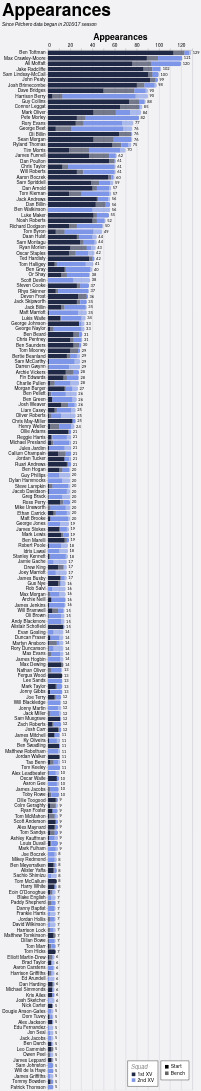

Describe this chart as a Vega-Lite specification.
### Vega-Lite specification from a JSON file in a GitHub repository (floating-point values rounded to 4 significant figures; data arrays with more than 128 entries replaced by an {"elided": "..."} marker saying what was removed)
{"config": {"axis": {"labelFont": "PT Sans Narrow, Helvetica Neue, Helvetica, Arial, sans-serif", "titleFont": "PT Sans Narrow, Helvetica Neue, Helvetica, Arial, sans-serif", "labelFontSize": 13, "titleFontSize": 24, "gridColor": "#202947", "gridOpacity": 0.2, "zindex": 1}, "text": {"font": "Lato, sans-serif"}, "bar": {"cornerRadiusEnd": 5}, "header": {"labelFont": "PT Sans Narrow, Helvetica Neue, Helvetica, Arial, sans-serif", "titleFont": "PT Sans Narrow, Helvetica Neue, Helvetica, Arial, sans-serif", "labelFontSize": 24, "titleFontSize": 28, "labelFontWeight": "bold", "orient": "left"}, "legend": {"labelFont": "PT Sans Narrow, Helvetica Neue, Helvetica, Arial, sans-serif", "titleFont": "PT Sans Narrow, Helvetica Neue, Helvetica, Arial, sans-serif", "labelFontSize": 14, "titleFontSize": 16, "titlePadding": 5, "fillColor": "white", "strokeColor": "black", "padding": 10, "titleFontWeight": "lighter", "titleFontStyle": "italic", "titleColor": "gray", "offset": 10}, "title": {"font": "PT Sans Narrow, Helvetica Neue, Helvetica, Arial, sans-serif", "fontSize": 48, "fontWeight": "bold", "anchor": "start", "align": "center", "titlePadding": 20, "subtitlePadding": 10, "subtitleFontSize": 13, "subtitleColor": "", "subtitleFontStyle": "italic", "offset": 15, "color": "black"}, "axisX": {"labelAngle": 0}, "facet": {"title": null, "header": null, "align": {"row": "each", "column": "each"}}, "resolve": {"scale": {"y": "independent", "facet": "independent"}}, "background": "#f2f1f4", "scale": {"offsetBandPaddingOuter": 0.2, "offsetBandPaddingInner": 0.1}}, "layer": [{"mark": {"type": "bar"}, "encoding": {"color": {"field": "squad", "legend": {"direction": "vertical", "labelExpr": "datum.value + ' XV'", "orient": "bottom-right", "title": "Squad"}, "scale": {"domain": ["1st", "2nd"], "range": ["#202946", "#7d96e8"]}, "sort": ["1st", "2nd"], "type": "nominal"}, "opacity": {"field": "start", "legend": {"direction": "vertical", "orient": "bottom-right", "title": null}, "scale": {"domain": ["Start", "Bench"], "range": [1.0, 0.6]}, "sort": ["Start", "Bench"], "type": "nominal"}, "order": {"field": "stack_order", "sort": "ascending", "type": "quantitative"}, "tooltip": [{"field": "player", "title": "Player", "type": "nominal"}, {"field": "squad", "title": "Squad", "type": "nominal"}, {"field": "start", "title": "Selection", "type": "nominal"}, {"aggregate": "sum", "field": "games", "title": "Games", "type": "quantitative"}, {"aggregate": "max", "field": "player_total", "title": "Total", "type": "quantitative"}], "x": {"aggregate": "sum", "axis": {"orient": "top", "title": "Appearances"}, "field": "games", "type": "quantitative"}, "y": {"field": "player", "sort": {"field": "player_total", "op": "max", "order": "descending"}, "title": null, "type": "nominal"}}}, {"mark": {"type": "text", "align": "left", "baseline": "middle", "color": "black", "dx": 4, "fontSize": 11}, "encoding": {"text": {"field": "total_games", "format": ".0f", "type": "quantitative"}, "x": {"axis": {"orient": "top", "title": "Appearances"}, "field": "total_games", "type": "quantitative"}, "y": {"field": "player", "sort": {"field": "player_total", "op": "max", "order": "descending"}, "title": null, "type": "nominal"}}, "transform": [{"aggregate": [{"op": "sum", "field": "games", "as": "total_games"}, {"op": "max", "field": "player_total", "as": "player_total"}], "groupby": ["player"]}]}], "data": {"name": "data-f5b70be476d4c9c22690cc6b33b657a1"}, "height": {"step": 15}, "params": [{"name": "seasonParam", "value": []}, {"name": "gameTypesParam", "value": []}, {"name": "squadParam", "value": "All"}, {"name": "positionsParam", "value": []}, {"name": "minAppsParam", "value": 5}], "title": {"text": "Appearances", "subtitle": "Since Pitchero data began in 2016/17 season"}, "transform": [{"filter": "length(seasonParam) === 0 || indexof(seasonParam, datum.season) >= 0"}, {"filter": "length(gameTypesParam) === 0 || indexof(gameTypesParam, datum.game_type) >= 0"}, {"filter": "squadParam === \"All\" || datum.squad === squadParam"}, {"filter": "length(positionsParam) === 0 || indexof(positionsParam, datum.position) >= 0"}, {"joinaggregate": [{"op": "sum", "field": "games", "as": "player_total"}], "groupby": ["player"]}, {"filter": "datum.player_total >= minAppsParam"}], "width": 400, "$schema": "https://vega.github.io/schema/vega-lite/v5.20.1.json", "datasets": {"data-f5b70be476d4c9c22690cc6b33b657a1": {"elided": "2368 records"}}}
